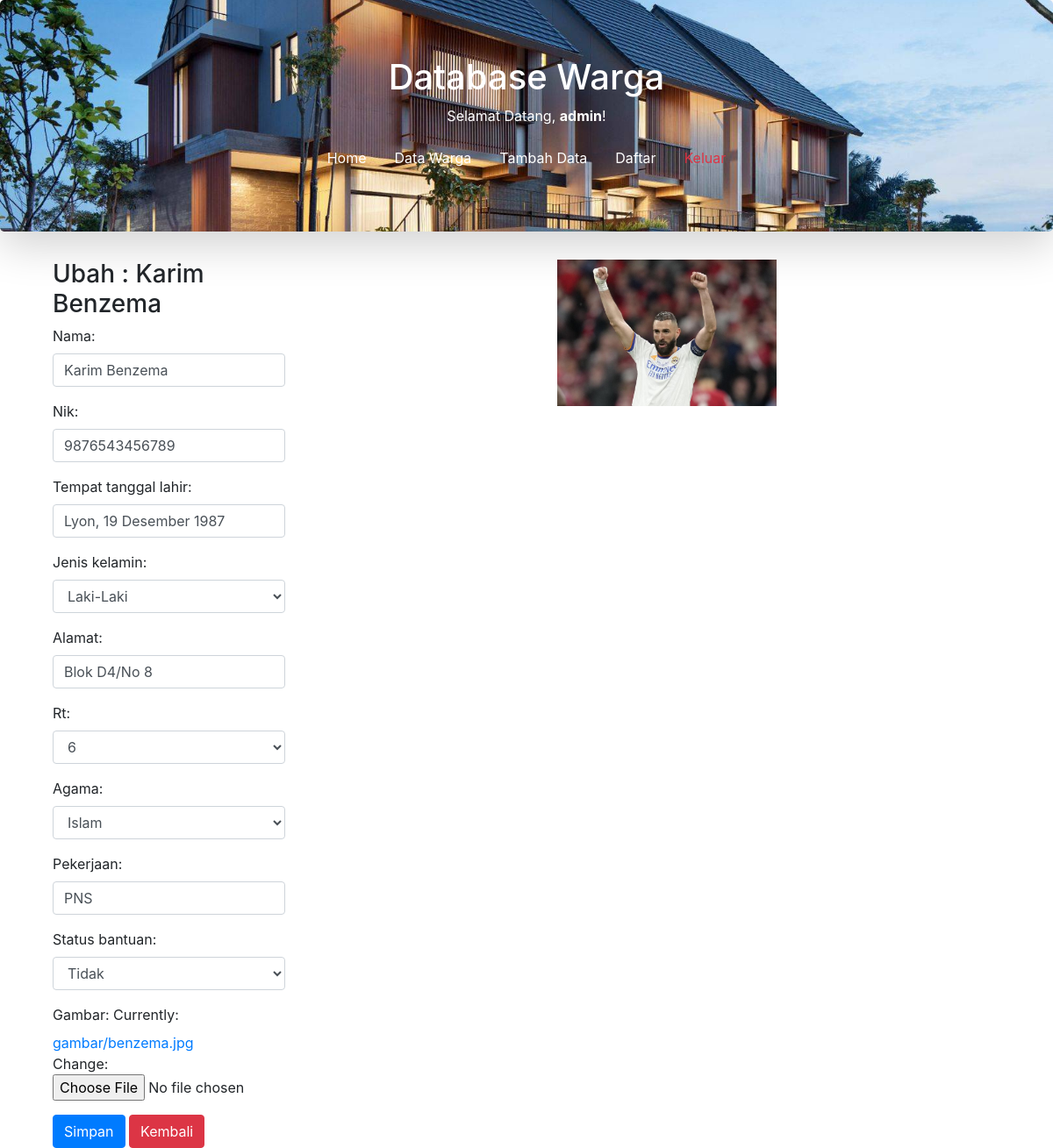
/data/ubah/3 (signed in), run on the app's committed database.
### pendataan_warga/models.py (models this page shows, shortened)
class data_warga(models.Model):
    nama = models.CharField(max_length= 100)
    nik = models.CharField(max_length=  20)
    tempat_tanggal_lahir = models.CharField(max_length= 100)
    jenis_kelamin = models.ForeignKey(JenisKelamin, on_delete= models.CASCADE, null= True)
    alamat = models.CharField(max_length= 100)
    rt = models.ForeignKey(RukunTtg, on_delete= models.CASCADE, null= True)
    agama = models.ForeignKey(Agama, on_delete= models.CASCADE, null= True)
    pekerjaan = models.CharField(max_length= 100)
    status_bantuan = models.ForeignKey(StatusBantuan, on_delete= models.CASCADE, null= True)
    gambar = models.ImageField(upload_to= 'gambar/', null = True)
    tanggal_upload = models.DateTimeField(auto_now_add = True, null= True)

class JenisKelamin(models.Model):
    nama = models.CharField(max_length= 10)
    def __str__(self):
        return self.nama

class RukunTtg(models.Model):
    nama = models.CharField(max_length=2)
    def __str__(self):
        return self.nama

### pendataan_warga/views.py (the view)
# urls.py: path('data/ubah/<int:id_data_rakyat>', ubah_warga, name= 'ubah'),
@login_required(login_url = settings.LOGIN_URL)
def ubah_warga(request,id_data_rakyat):
    data = data_warga.objects.get(id = id_data_rakyat)
    template = 'ubah.html'
    if request.POST:
        form = FormWarga(request.POST, request.FILES, instance= data)
        if form.is_valid():
            form.save()
            messages.success(request, "Data Berhasil Diubah!")
            return redirect('ubah', id_data = id_data_rakyat)
    else:
        form = FormWarga(instance= data)
        konteks={
            'form':form,
            'data':data,
        }
    return render(request, template, konteks)

### pendataan_warga/forms.py
class FormWarga(ModelForm):
    class Meta:
        model = data_warga
        fields = '__all__'
        widgets = {
            'nama': forms.TextInput({'class':'form-control'}),
            'nik': forms.TextInput({'class':'form-control'}),
            'tempat_tanggal_lahir': forms.TextInput({'class':'form-control'}),
            'jenis_kelamin': forms.Select({'class':'form-control'}),
            'alamat': forms.TextInput({'class':'form-control'}),
            'rt': forms.Select({'class':'form-control'}),
            'agama': forms.Select({'class':'form-control'}),
            'pekerjaan': forms.TextInput({'class':'form-control'}),
            'status_bantuan': forms.Select({'class':'form-control'}),
        }

### pendataan_warga/models.py (called while the page is built)
    def __str__(self):
        return self.nama

    def __str__(self):
        return self.nama

### pendataan_warga/templates/ubah.html (shortened to what this page needs)
{% extends 'base.html' %}
{% block content %}
<div class="col-md-9">
    {% if data.gambar %}
        <img src="{{ data.gambar.url }}" class="float-right" width="250px">
    {% endif %}
</div>
<div class="container">
    <div class="row">
        <div class="col-md-6">
            <h3>Ubah : {{ data.nama }}</h3>
            <form class="{% url 'ubah' data.id %}" method="post" enctype="multipart/form-data">
                {{form.as_p}}
                <button class="btn btn-primary">Simpan</button>
                <a href="/data" class="btn btn-danger">Kembali</a>
            </form>
        </div>
    </div>
</div>
{% endblock %}

### templates/judul.html
<div class="jumbotron text-center text-white shadow-lg">
    <h1>Database Warga</h1>
    {% if user.is_authenticated %}
      <p>Selamat Datang, <strong>{{ user }}</strong>!</p>
      <nav class="nav justify-content-center">
        <a href="{% url 'home' %}" class="nav-link text-white">Home</a>
        <a href="{% url 'data_rakyat' %}" class="nav-link text-white">Data Warga</a>
        <a href="{% url 'tambah_warga' %}" class="nav-link text-white">Tambah Data</a>
        <a href="{% url 'signup' %}" class="nav-link text-white">Daftar</a>
        <a href="{% url 'keluar' %}" class="nav-link text-danger">Keluar</a>
      </nav>
    {% endif %}
</div>

### static/css/style.css (style rules this page uses)
body { background-color: #FFFF; }
.jumbotron { background-image: url('../images/perumahan.jpg') ; background-position: center; background-size: cover; }

### data on the page
data_warga: gambar (picture), nama "Karim Benzema", nik "9876543456789", tempat_tanggal_lahir "Lyon, 19 Desember 1987", jenis_kelamin "Laki-Laki", alamat "Blok D4/No 8", rt "6", agama "Islam", pekerjaan "PNS", status_bantuan "Tidak"

### other printed values
{{ user }} "admin"
